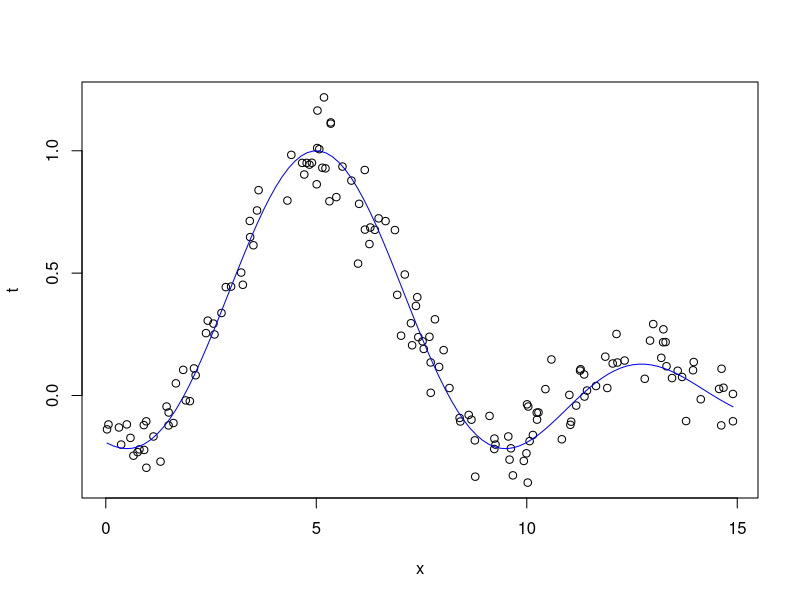

Here is the R script that generated this plot:
## ---- chunk 1
set.seed(5345)
par(mfrow=c(1, 1))
library(polynom)
## ---- chunk 2
f <- function(x) sin(x-5)/(x-5)
## ---- chunk 3
N <- 150
x <- runif(N,0,15)           # generate the x according to a uniform distribution p(x)
t <- f(x) + rnorm(N, sd=0.1) # generate the t according to a gaussian conditional distribution p(t|x)
## ---- chunk 4
plot(data.frame(x, t))
curve(f, type="l", col="blue", add=TRUE)
